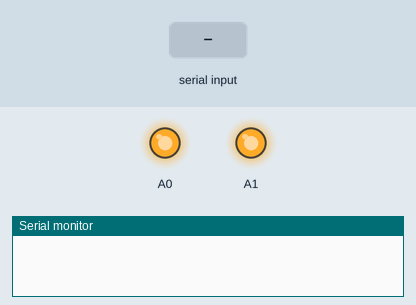
A sketch run on a simulated Arduino Uno, built with avr-gcc and run on an emulated ATmega328P. Shown: output pins drawn as LEDs (lit = HIGH), the last lines printed to the serial monitor. Inputs (shaded band) come from the test bench.

Above: at 0.1 s.
At 7.2 s:
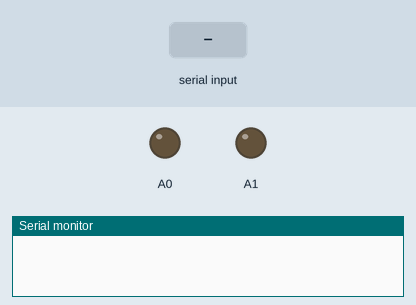
7.3 s: "0" received over Serial
At 8.45 s:
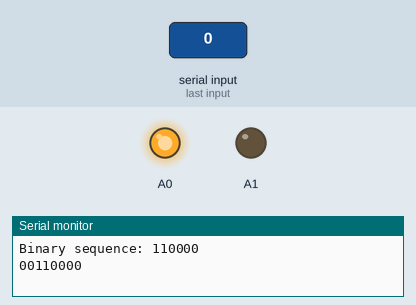
Timing chart, 0 to 10.3 s (numbered marks = the images above; inputs shaded):
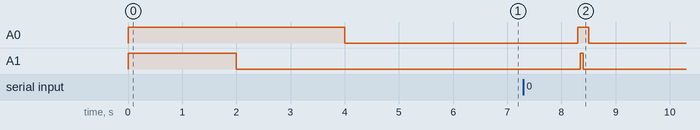

The sketch:

senddatatransmitter.ino
```cpp
int del = 25;
void both() {
  digitalWrite(A0, HIGH);
  digitalWrite(A1, HIGH);
}
void one() {
  digitalWrite(A0, HIGH);
  digitalWrite(A1, LOW);
}
void none() {
  digitalWrite(A0, LOW);
  digitalWrite(A1, LOW);
}

void setup() {
  Serial.begin(9600);
  pinMode(A0, OUTPUT);
  pinMode(A1, OUTPUT);
  both();
  delay(2000);
  one();
  delay(2000);
  none();
  delay(2000);
}

void loop() {
  if (Serial.available()) {
    String input = Serial.readString();
    Serial.print("Binary sequence: ");
    String binary = "";
    for (int i = 0; i < input.length(); i++) {
      // Convert each character to its binary equivalent
      String charBinary = String(input[i], BIN);
      // Add leading zeros to make sure each binary sequence has 8 digits
      for (int j = 0; j < (8 - charBinary.length()); j++) {
        binary += "0";
      }
      binary += charBinary;
      Serial.print(charBinary);
      Serial.print(" ");
    }
    Serial.println();
    Serial.println(binary);
    char temp;
    // int count = 0;
    for (int i = 0; i < binary.length(); i++) {
      temp = binary[i];
      // if (count == 8){
      //   count = 0;
      //   none();
      //   delay(del);
      // }
      //count++;
      if (temp == '0') {
        one();
        delay(del);
      } else if (temp == '1') {
        both();
        delay(del);
      } else {
        none();
        delay(del);

      }
    }
    none();
  }
}
```

Measured:
- after the input at 7.3 s, A0: LOW → HIGH after 1.0 s, → LOW 0.20 s later; A1: LOW → HIGH after 1.1 s, → LOW 0.05 s later
